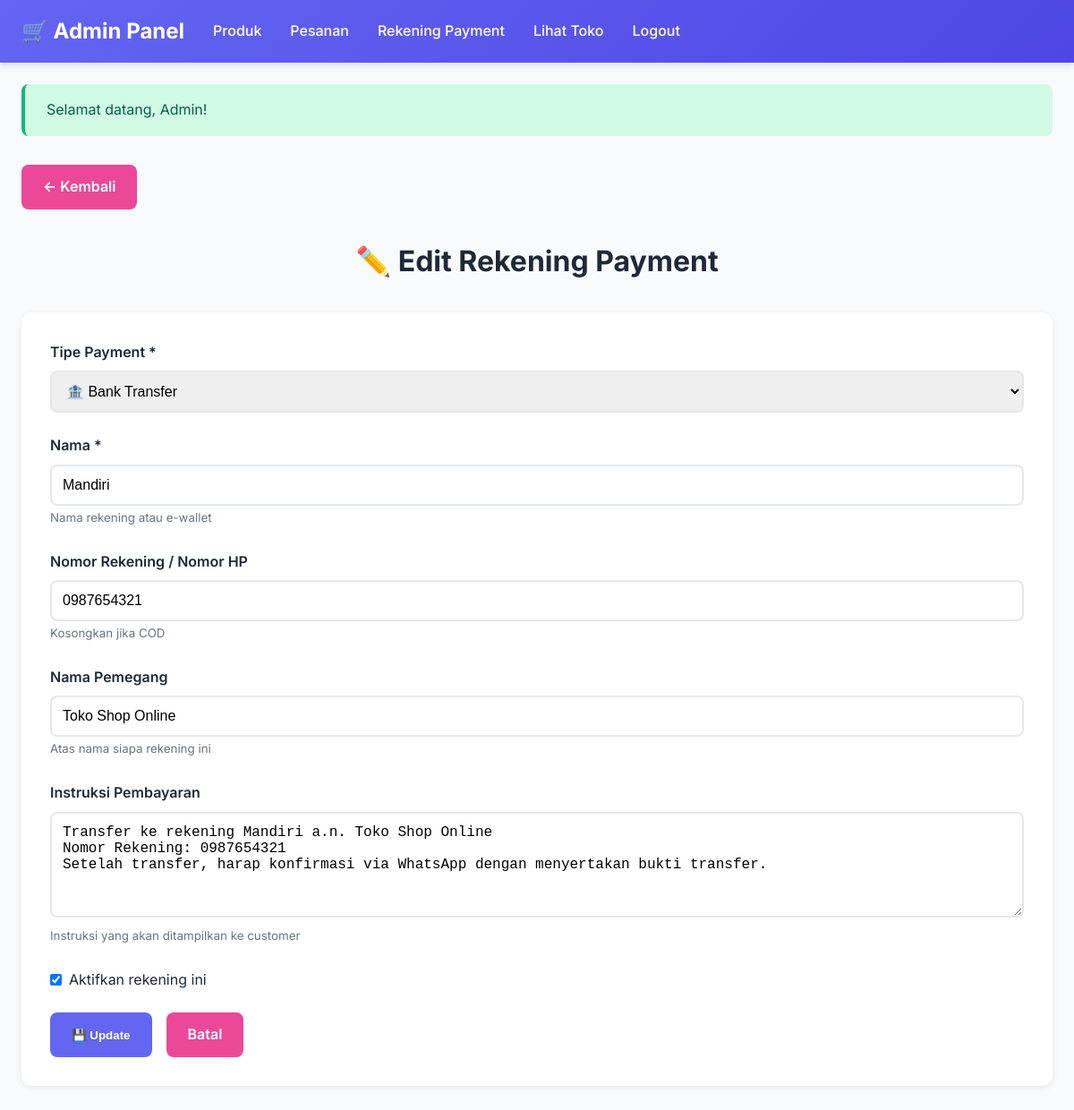
/admin/edit-payment-account.php?id=2 (signed in), run on the app's committed database.
### tables this page shows
CREATE TABLE IF NOT EXISTS payment_accounts (
    id INT AUTO_INCREMENT PRIMARY KEY,
    type ENUM('bank_transfer', 'e_wallet', 'cod') NOT NULL,
    name VARCHAR(100) NOT NULL COMMENT 'Nama rekening (misal: BCA, Mandiri, GoPay)',
    account_number VARCHAR(100) DEFAULT NULL COMMENT 'Nomor rekening atau nomor e-wallet',
    account_holder VARCHAR(100) DEFAULT NULL COMMENT 'Nama pemegang rekening',
    instructions TEXT DEFAULT NULL COMMENT 'Instruksi pembayaran untuk customer',
    is_active BOOLEAN DEFAULT 1 COMMENT '1 = aktif, 0 = nonaktif',
    created_at TIMESTAMP DEFAULT CURRENT_TIMESTAMP,
    INDEX idx_type (type),
    INDEX idx_is_active (is_active)
);

### admin/edit-payment-account.php (the view, shortened to what this page needs)
<?php
include 'includes/header.php';
$id = isset($_GET['id']) ? (int) $_GET['id'] : 0;
$stmt = $pdo->prepare("SELECT * FROM payment_accounts WHERE id = ?");
$stmt->execute([$id]);
$account = $stmt->fetch();
?>
<div class="container" style="margin-top: 2rem;">
    <div style="margin-bottom: 2rem;">
        <a href="payment-accounts.php" class="btn btn-secondary">← Kembali</a>
    </div>
    <h1 class="section-title">✏️ Edit Rekening Payment</h1>
    <div class="card">
        <form method="POST">
            <div class="form-group">
                <label class="form-label">Tipe Payment *</label>
                <select name="type" class="form-control" required>
                    <option value="bank_transfer" <?php echo $account['type'] === 'bank_transfer' ? 'selected' : ''; ?>>
                        🏦 Bank Transfer
                    </option>
                </select>
            </div>
            <div class="form-group">
                <label class="form-label">Nama *</label>
                <input type="text" name="name" class="form-control" required
                    placeholder="Contoh: BCA, Mandiri, GoPay, OVO"
                    value="<?php echo htmlspecialchars($account['name']); ?>">
                <small style="color: var(--gray);">Nama rekening atau e-wallet</small>
            </div>
            <div class="form-group">
                <label class="form-label">Nomor Rekening / Nomor HP</label>
                <input type="text" name="account_number" class="form-control" placeholder="Contoh: 1234567890"
                    value="<?php echo htmlspecialchars($account['account_number'] ?? ''); ?>">
                <small style="color: var(--gray);">Kosongkan jika COD</small>
            </div>
            <div class="form-group">
                <label class="form-label">Nama Pemegang</label>
                <input type="text" name="account_holder" class="form-control" placeholder="Contoh: Toko Shop Online"
                    value="<?php echo htmlspecialchars($account['account_holder'] ?? ''); ?>">
                <small style="color: var(--gray);">Atas nama siapa rekening ini</small>
            </div>
            <div class="form-group">
                <label class="form-label">Instruksi Pembayaran</label>
                <textarea name="instructions" class="form-control" rows="5"
                    placeholder="Contoh: Transfer ke rekening BCA a.n. Toko Shop Online&#10;Nomor Rekening: 1234567890&#10;Setelah transfer, harap konfirmasi via WhatsApp."><?php echo htmlspecialchars($account['instructions'] ?? ''); ?></textarea>
                <small style="color: var(--gray);">Instruksi yang akan ditampilkan ke customer</small>
            </div>
            <div class="form-group">
                <label style="display: flex; align-items: center; gap: 0.5rem; cursor: pointer;">
                    <input type="checkbox" name="is_active" value="1" <?php echo $account['is_active'] ? 'checked' : ''; ?>>
                    <span>Aktifkan rekening ini</span>
                </label>
            </div>
            <div style="display: flex; gap: 1rem;">
                <button type="submit" name="update_account" class="btn btn-primary">
                    💾 Update
                </button>
                <a href="payment-accounts.php" class="btn btn-secondary">Batal</a>
            </div>
        </form>
    </div>
</div>
<?php include 'includes/footer.php'; ?>

### assets/css/style.css (style rules this page uses)
:root { --primary: #6366f1; --primary-dark: #4f46e5; --secondary: #ec4899; --success: #10b981; --danger: #ef4444; --warning: #f59e0b; --dark: #1f2937; --light: #f9fafb; --gray: #6b7280; --border: #e5e7eb; }
* { margin: 0; padding: 0; box-sizing: border-box; }
body { font-family: 'Inter', -apple-system, BlinkMacSystemFont, 'Segoe UI', sans-serif; line-height: 1.6; color: var(--dark); background: var(--light); }
.container { max-width: 1200px; margin: 0 auto; padding: 0 1.5rem; }
.section-title { font-size: 2rem; font-weight: 700; margin-bottom: 2rem; text-align: center; }
.btn { display: inline-block; padding: 0.75rem 1.5rem; border: none; border-radius: 8px; font-weight: 600; text-decoration: none; cursor: pointer; transition: all 0.3s; text-align: center; }
.btn-primary { background: var(--primary); color: white; }
.btn-secondary { background: var(--secondary); color: white; }
.form-group { margin-bottom: 1.5rem; }
.form-label { display: block; margin-bottom: 0.5rem; font-weight: 600; color: var(--dark); }
.form-control { width: 100%; padding: 0.75rem; border: 2px solid var(--border); border-radius: 8px; font-size: 1rem; transition: border-color 0.3s; }
textarea.form-control { resize: vertical; min-height: 100px; }
.card { background: white; border-radius: 12px; padding: 2rem; box-shadow: 0 2px 8px rgba(0, 0, 0, 0.08); margin-bottom: 2rem; }

### data on the page
payment_accounts: type "🏦 Bank Transfer", name "Mandiri", account_number "0987654321", account_holder "Toko Shop Online", instructions "Transfer ke rekening Mandiri a.n. Toko Shop Online Nomor Rekening: 0987654321 Setelah transfer, harap konfirmasi via WhatsApp dengan menyertakan bukti transfer.", is_active "☑"

### other printed values
$flash['message'] "Selamat datang, Admin!"
